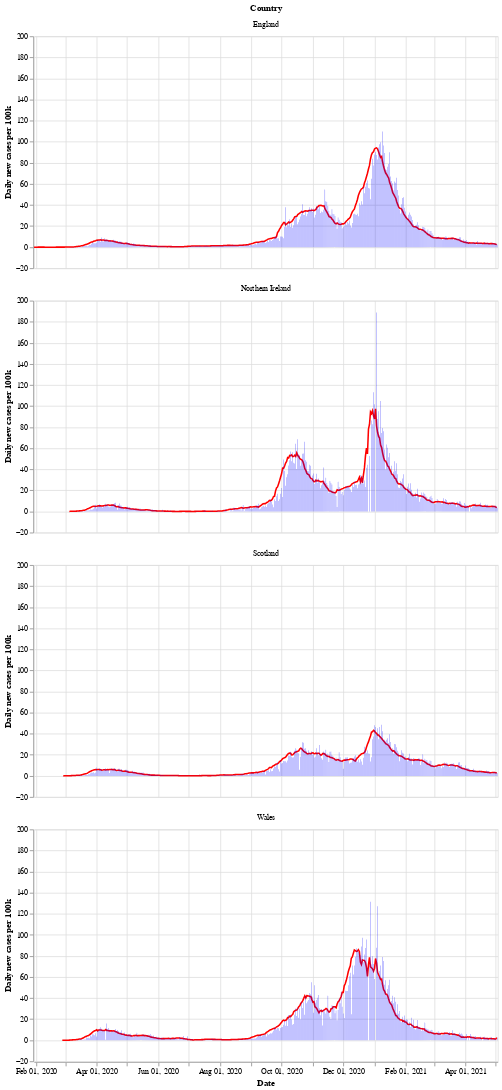

Source (notebook cell):
### Markdown cell above
Next is a bar chart of the number of new cases in each country (per 100k population), with the 7 day moving average of cases. Again we see that Wales saw a longer period of raising and falling cases compared to the other countries.

After a period of cases falling, each nation is now seeing a rise in the number of cases - especially in Wales.

### Code cell
# collapse
bars = alt.Chart(uk_cases).mark_bar().encode(
    x=alt.X("yearmonthdate(date):T", axis=alt.Axis(title='Date')),
    y=alt.Y("newCasesRate:Q", axis=alt.Axis(title='Daily new cases per 100k')),
    tooltip='newCasesRate',
    color=alt.condition(
        alt.datum.dailyChange > 0,
        alt.value("orange"),  # The positive color
        alt.value("blue")  # The negative color
    )
).properties(title='New cases per 100k population with rolling 7 day average', width=600).interactive()
line = alt.Chart(uk_cases).mark_line(
    color='red',
    size=2,
).transform_window(
    rolling_mean='mean(newCasesRate)',
    frame=[0, 7],
    groupby=['areaName']
).encode(
    x='yearmonthdate(date):T',
    y='rolling_mean:Q'
)
alt.layer(line, bars, data=uk_cases).facet(alt.Row('areaName', title='Country'), columns=1)

### Figure 1 — Vega-Lite specification as saved in the notebook (floating-point values rounded to 4 significant figures; data arrays with more than 128 entries replaced by an {"elided": "..."} marker saying what was removed)
{"config": {"view": {"continuousWidth": 400, "continuousHeight": 300}}, "data": {"name": "data-63b327429af3d0505bb9bf21f1c2e631"}, "facet": {"type": "nominal", "field": "areaName", "title": "Country"}, "spec": {"layer": [{"mark": {"type": "line", "color": "red", "size": 2}, "encoding": {"x": {"type": "temporal", "field": "date", "timeUnit": "yearmonthdate"}, "y": {"type": "quantitative", "field": "rolling_mean"}}, "transform": [{"window": [{"op": "mean", "field": "newCasesRate", "as": "rolling_mean"}], "frame": [0, 7], "groupby": ["areaName"]}]}, {"mark": "bar", "encoding": {"color": {"condition": {"value": "orange", "test": "(datum.dailyChange > 0)"}, "value": "blue"}, "tooltip": {"type": "quantitative", "field": "newCasesRate"}, "x": {"type": "temporal", "axis": {"title": "Date"}, "field": "date", "timeUnit": "yearmonthdate"}, "y": {"type": "quantitative", "axis": {"title": "Daily new cases per 100k"}, "field": "newCasesRate"}}, "selection": {"selector002": {"type": "interval", "bind": "scales", "encodings": ["x", "y"]}}, "title": "New cases per 100k population with rolling 7 day average", "width": 600}]}, "columns": 1, "$schema": "https://vega.github.io/schema/vega-lite/v4.8.1.json", "datasets": {"data-63b327429af3d0505bb9bf21f1c2e631": {"elided": "1744 records"}}}
